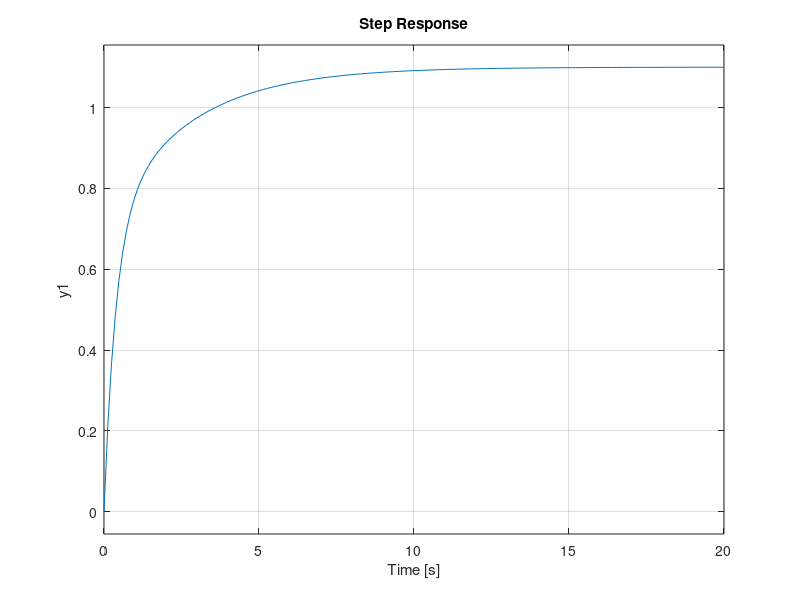

The MATLAB source for this figure: (Note: this script raises an error after producing the figure.)
%%%%%%%%%%%%%%%%%%%%%%% CODE STARTS HERE %%%%%%%%%%%%%%%%%%%%%%%
% Robotics: Basics and Selected Advanced Concepts 
% Code by : Soumya Kanti Mahapatra, PhD Student
% Dept. of Mechanical Engineering, IISc Bangalore.
% Week 9 : Subjective Question 4
clc
clear
clf

J = 1;
K = 1;
F = 1;
Kp = 1;
Kv = 2;

G1 = tf([Kv Kp],[1]);
G2 = tf([K],[J F 0]);

G = (G1*G2 + 0.1*G2)/(1+G1*G2);
step(G)
grid on
title("PD control (K_p= " + Kp + ", K_v= " + Kv + ")")

figure(2)
for Ki = 1:1:4
%     figure(Ki+2)
%     Ki = 3;
    G1 = tf([Kv Kp Ki],[1 0]);
    G = (G1*G2 + 0.1*G2)/(1+G1*G2);
    subplot(2,2,Ki)
    step(G)
    title("PID control (K_p= " + Kp + ", K_v= " + Kv + ", K_i= " + Ki +")")
    grid on
end
grid on
%%%%%%%%%%%%%%%%%%%%%%% CODE ENDS HERE %%%%%%%%%%%%%%%%%%%%%%%